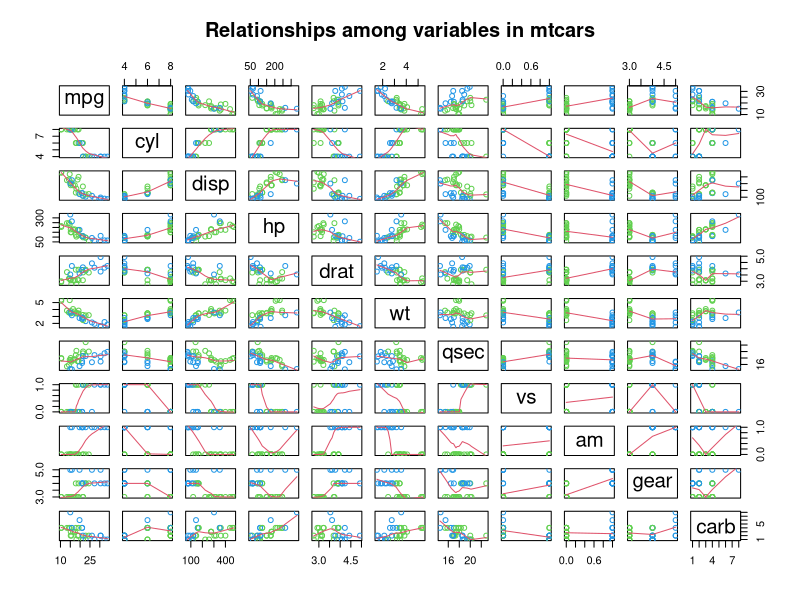
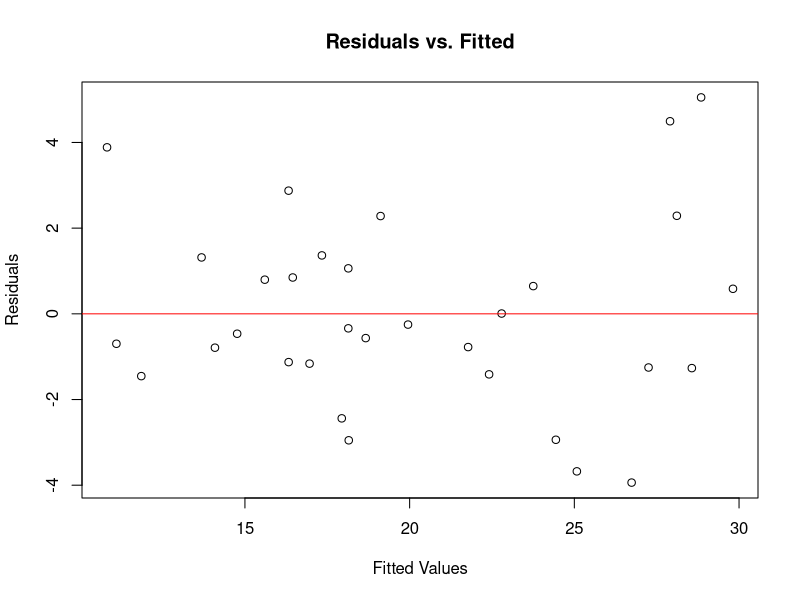

These figures' R source, in order:
## ---- chunk 1
data(mtcars)
## ---- chunk 2
carMod <- lm(mpg ~ factor(am), data=mtcars)
carMod2 <- update(carMod, mpg ~ factor(am) + wt)
carMod3 <- update(carMod, mpg ~ factor(am) + wt + factor(cyl))
carMod4 <- update(carMod, mpg ~ factor(am) + wt + factor(cyl) + hp)
carMod5 <- update(carMod, mpg ~ factor(am) + wt + factor(cyl) + hp + disp)
## ---- chunk 3
pairs(mtcars, col=3 + (mtcars$am >0), panel=panel.smooth, main="Relationships among variables in mtcars")
## ---- chunk 4
carCor <- cor(mtcars)[1,-1]
carCor <- carCor[order(-abs(carCor))]
carCor
## ---- chunk 5
anova(carMod, carMod2, carMod3, carMod4,carMod5)
## ---- chunk 6
## Residual plot for the selected model
plot(predict(carMod4), resid(carMod4), main="Residuals vs. Fitted", ylab="Residuals", xlab="Fitted Values")
abline(lm(resid(carMod4) ~ predict(carMod4)), col="red")
## ---- chunk 7
head(round(dfbetas(carMod4), 3))
## ---- chunk 8
head(round(dffits(carMod4), 3))
## ---- chunk 9
head(round(hatvalues(carMod4), 3))
## ---- chunk 10
head(round(hatvalues(carMod4), 3))
## ---- chunk 11
sumCoef <- summary(carMod4)$coefficients
sumCoef[2,1] + c(-1,1)*qt(.975, df=carMod4$df) * sumCoef[2,2]
